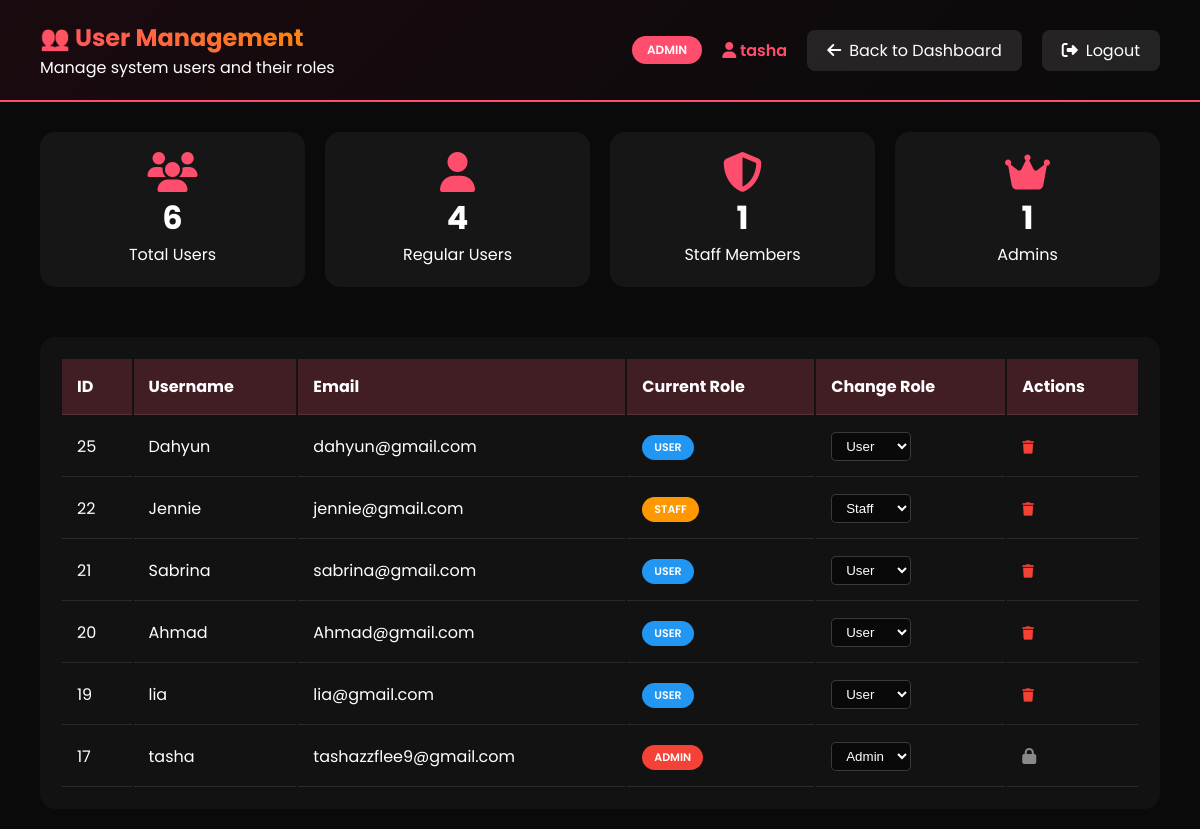
Screenshot of /user_management.php (signed in) with the database file from the repository.
### tables this page shows
CREATE TABLE `users` (
  `user_id` int(11) NOT NULL,
  `username` varchar(50) DEFAULT NULL,
  `email` varchar(100) DEFAULT NULL,
  `password` varchar(50) DEFAULT NULL,
  `role` enum('user','staff','admin') DEFAULT 'user',
  `early_access` tinyint(1) DEFAULT 0,
  `early_access_days` int(11) DEFAULT NULL
);

### user_management.php (the view, shortened to what this page needs)
<?php
include 'db.php';
$user_id = $_SESSION['user_id'];
$username = $_SESSION['username'];
$role = $_SESSION['role'];
$users_sql = "SELECT * FROM users ORDER BY user_id DESC";
$users_result = $conn->query($users_sql);
$users = $users_result->fetch_all(MYSQLI_ASSOC);
$stats_sql = "SELECT
                COUNT(*) as total_users,
                SUM(CASE WHEN role = 'user' THEN 1 ELSE 0 END) as regular_users,
                SUM(CASE WHEN role = 'staff' THEN 1 ELSE 0 END) as staff_members,
                SUM(CASE WHEN role = 'admin' THEN 1 ELSE 0 END) as admins
              FROM users";
$stats_result = $conn->query($stats_sql);
$stats = $stats_result->fetch_assoc();
?>
<!DOCTYPE html>
<html lang="en">
<head>
    <link rel="stylesheet" href="https://cdnjs.cloudflare.com/ajax/libs/font-awesome/6.4.0/css/all.min.css">
</head>
<body>
    <div class="staff-header">
        <div class="logo">
            <h1>👥 User Management</h1>
            <p>Manage system users and their roles</p>
        </div>
        <div class="user-info">
            <span class="staff-badge"><?php echo strtoupper($role); ?></span>
            <span class="username"><i class="fas fa-user"></i> <?php echo htmlspecialchars($username); ?></span>
            <a href="staff_homepage.php" class="btn btn-secondary"><i class="fas fa-arrow-left"></i> Back to Dashboard</a>
            <a href="logout.php" class="btn btn-secondary"><i class="fas fa-sign-out-alt"></i> Logout</a>
        </div>
    </div>
    <div class="stats-container">
        <div class="stat-card">
            <i class="fas fa-users"></i>
            <div class="number"><?php echo $stats['total_users']; ?></div>
            <div>Total Users</div>
        </div>
        <div class="stat-card">
            <i class="fas fa-user"></i>
            <div class="number"><?php echo $stats['regular_users']; ?></div>
            <div>Regular Users</div>
        </div>
        <div class="stat-card">
            <i class="fas fa-shield-alt"></i>
            <div class="number"><?php echo $stats['staff_members']; ?></div>
            <div>Staff Members</div>
        </div>
        <div class="stat-card">
            <i class="fas fa-crown"></i>
            <div class="number"><?php echo $stats['admins']; ?></div>
            <div>Admins</div>
        </div>
    </div>
    <div class="users-section">
        <div class="users-table">
            <table>
                <thead>
                    <tr>
                        <th>ID</th>
                        <th>Username</th>
                        <th>Email</th>
                        <th>Current Role</th>
                        <?php if ($role == 'admin'): ?>
                            <th>Change Role</th>
                            <th>Actions</th>
                        <?php else: ?>
                            <th>Role</th>
                        <?php endif; ?>
                    </tr>
                </thead>
                <tbody>
                    <?php foreach ($users as $user): ?>
                    <tr>
                        <td><?php echo $user['user_id']; ?></td>
                        <td><?php echo htmlspecialchars($user['username']); ?></td>
                        <td><?php echo htmlspecialchars($user['email']); ?></td>
                        <td>
                            <span class="role-badge role-<?php echo $user['role']; ?>">
                                <?php echo strtoupper($user['role']); ?>
                            </span>
                        </td>
                        <?php if ($role == 'admin'): ?>
                            <td>
                                <form method="POST" style="display: inline;">
                                    <select name="role" class="role-select" onchange="this.form.submit()">
                                        <option value="user" <?php echo $user['role'] == 'user' ? 'selected' : ''; ?>>User</option>
                                        <option value="staff" <?php echo $user['role'] == 'staff' ? 'selected' : ''; ?>>Staff</option>
                                        <option value="admin" <?php echo $user['role'] == 'admin' ? 'selected' : ''; ?>>Admin</option>
                                    </select>
                                </form>
                            </td>
                            <td>
                                <?php if ($user['user_id'] != $user_id): ?>
                                    <button onclick="confirmDelete(<?php echo $user['user_id']; ?>, '<?php echo htmlspecialchars($user['username']); ?>')"
                                            style="background: none; border: none; color: #f44336; cursor: pointer;">
                                        <i class="fas fa-trash"></i>
                                    </button>
                                <?php else: ?>
                                    <span style="opacity: 0.5;"><i class="fas fa-lock"></i></span>
                                <?php endif; ?>
                            </td>
                        <?php else: ?>
                            <td><?php echo ucfirst($user['role']); ?></td>
                        <?php endif; ?>
                    </tr>
                    <?php endforeach; ?>
                </tbody>
            </table>
        </div>
    </div>
</body>
</html>

### user_management.php (style rules this page uses)
* { margin: 0; padding: 0; box-sizing: border-box; }
body { font-family: 'Poppins', sans-serif; background: #0a0a0a; color: white; }
.staff-header { background: linear-gradient(135deg, #1a0a0f 0%, #0a0a0a 100%); padding: 20px 40px; border-bottom: 2px solid #ff4d6d; display: flex; justify-content: space-between; align-items: center; flex-wrap: wrap; gap: 20px; }
.logo h1 { font-size: 24px; background: linear-gradient(45deg, #ff4d6d, #ff8c00); -webkit-background-clip: text; -webkit-text-fill-color: transparent; }
.staff-badge { background: #ff4d6d; padding: 5px 15px; border-radius: 20px; font-size: 12px; font-weight: 600; }
.user-info { display: flex; align-items: center; gap: 20px; }
.user-info .username { color: #ff4d6d; font-weight: 600; }
.btn { padding: 8px 20px; border-radius: 8px; text-decoration: none; transition: 0.3s; display: inline-flex; align-items: center; gap: 8px; }
.btn-secondary { background: rgba(255,255,255,0.1); color: white; }
.stats-container { display: grid; grid-template-columns: repeat(auto-fit, minmax(200px, 1fr)); gap: 20px; padding: 30px 40px; }
.stat-card { background: rgba(255,255,255,0.05); padding: 20px; border-radius: 15px; text-align: center; }
.stat-card i { font-size: 40px; color: #ff4d6d; }
.stat-card .number { font-size: 32px; font-weight: 700; }
.users-section { padding: 20px 40px; }
.users-table { width: 100%; overflow-x: auto; background: rgba(255,255,255,0.03); border-radius: 15px; padding: 20px; }
table { width: 100%; }
th, td { padding: 15px; text-align: left; border-bottom: 1px solid rgba(255,255,255,0.1); }
th { background: rgba(255,77,109,0.2); }
.role-badge { display: inline-block; padding: 4px 12px; border-radius: 20px; font-size: 11px; font-weight: 600; }
.role-user { background: #2196F3; }
.role-staff { background: #FF9800; }
.role-admin { background: #f44336; }
.role-select { padding: 5px 10px; border-radius: 5px; background: rgba(0,0,0,0.5); color: white; border: 1px solid rgba(255,255,255,0.2); }

### rows the page displays
users: user_id "25", username "Dahyun", email "dahyun@gmail.com", role "USER", role "User"
users: user_id "22", username "Jennie", email "jennie@gmail.com", role "STAFF", role "Staff"
users: user_id "21", username "Sabrina", email "sabrina@gmail.com", role "USER", role "User"
users: user_id "20", username "Ahmad", email "Ahmad@gmail.com", role "USER", role "User"
users: user_id "19", username "lia", email "lia@gmail.com", role "USER", role "User"
users: user_id "17", username "tasha", email "tashazzflee9@gmail.com", role "ADMIN", role "Admin"

### other values shown
$role "ADMIN"
$username "tasha"
$stats['total_users'] "6"
$stats['regular_users'] "4"
$stats['staff_members'] "1"
$stats['admins'] "1"
